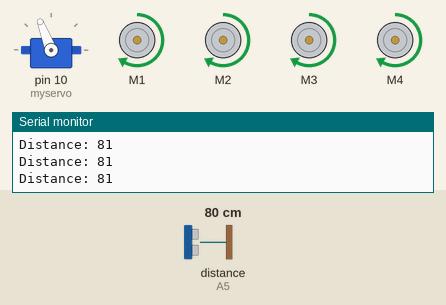
This sketch was run on a simulated Arduino Mega 2560, built with avr-gcc and run on an emulated ATmega2560. Parts: servo, 4 × DC motor (green arrow = forward, orange = backward, longer = faster), the last lines printed to the serial monitor. Inputs (shaded band) come from the test bench; at power-on: distance to the obstacle (sensor on A5) 80 cm. The echo pulse lasts 58.3 µs per cm.

Above: at 3.9 s.
4.0 s: distance to the obstacle (sensor on A5) set to 59 cm
5.5 s: distance to the obstacle (sensor on A5) set to 50 cm
At 7.0 s:
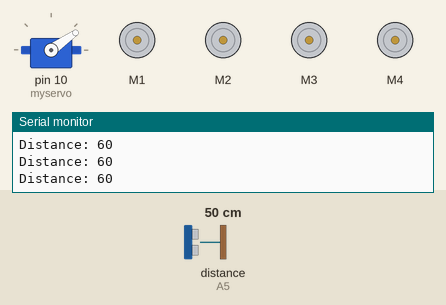
8.5 s: distance to the obstacle (sensor on A5) set to 173 cm
At 9.3 s:
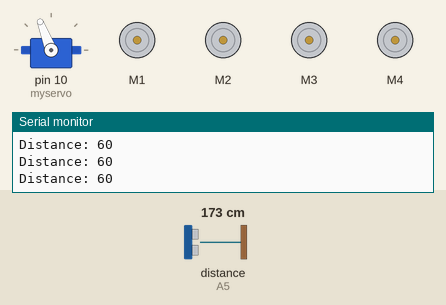
11.5 s: distance to the obstacle (sensor on A5) set to 2 cm
At 14.0 s:
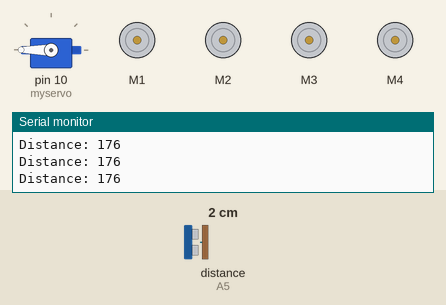
14.5 s: distance to the obstacle (sensor on A5) set to 60 cm
At 16.17 s:
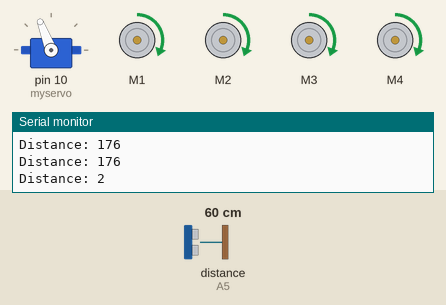
Timing chart, 0 to 17.9 s (numbered marks = the images above; inputs shaded):
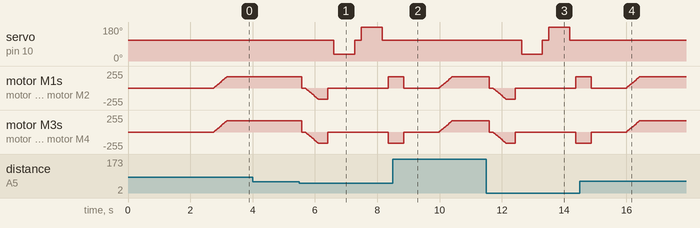

Measured:
- the behaviour switches between 55 and 54 cm on distance to the obstacle (sensor on A5) (found by bisection; images 0 and 1)
- after the input at 5.5 s, servo on pin 10 (myservo): 111° → 35° after 1.1 s, → 111° 0.67 s later, → 180° 0.20 s later, → 111° 0.67 s later
- after the input at 8.5 s, servo on pin 10 (myservo): stays 111° (without the input it goes to 35° after 2.5 s)
- after the input at 11.5 s, servo on pin 10 (myservo): 111° → 35° after 1.1 s, → 111° 0.67 s later, → 180° 0.20 s later, → 111° 0.67 s later
- after the input at 14.5 s, servo on pin 10 (myservo): stays 111° (without the input it goes to 35° after 2.5 s)

The sketch:

Obstacle_Avoiding_Car.ino
```cpp
#include <AFMotor.h>
#include <NewPing.h>
#include <Servo.h>

#define TRIG_PIN A4
#define ECHO_PIN A5
#define MAX_DISTANCE 200
#define MAX_SPEED 170 //sets speed of DC Motors
#define MAX_SPEED_OFFSET 20
#define LEFT_LED_PIN 26 //red
#define RIGHT_LED_PIN 43 //green

NewPing sonar(TRIG_PIN, ECHO_PIN, MAX_DISTANCE);

AF_DCMotor motor1(1, MOTOR12_1KHZ); //front right
AF_DCMotor motor2(2, MOTOR12_1KHZ);
AF_DCMotor motor3(3, MOTOR34_1KHZ);
AF_DCMotor motor4(4, MOTOR34_1KHZ);

//pushbutton state
/*
const int buttonPin = 38;
int buttonState = 0;
int lastButtonState = 0;
unsigned long lastDebounceTime = 0;
unsigned long debounceDelay = 50;
bool codeEnabled = true;
*/

Servo myservo;
bool goesFwd=false;
int distance = 100;
int speedSet = 0;


void setup() {
  //include pushbutton on/off controller
  //pinMode(buttonPin, INPUT);

  myservo.attach(10);
  myservo.write(111);
  Serial.begin(9600);
  delay(2000);
  distance = readPing();
  delay(100);
  distance = readPing();
  delay(100);
  distance = readPing();
  delay(100);
  distance = readPing();
  delay(100);
}

void loop() {

  int distR = 0;
  int distL = 0;
  delay(40);

  if (distance <=55){
    moveStop();
    delay(100);
    moveBackward();
    delay(300);
    moveStop();
    delay(200);
    distR = lookRight();
    delay(200);
    distL = lookLeft();
    delay(200);

    if(distR>=distL){
      turnRight();
      moveStop();

      // Turn on the right turn signal LED
    digitalWrite(RIGHT_LED_PIN, HIGH);
    delay(1000);  // Adjust the delay based on your preference
    digitalWrite(RIGHT_LED_PIN, LOW);
    }else
    {
      turnLeft();
      moveStop();

      // Turn on the left turn signal LED
    digitalWrite(LEFT_LED_PIN, HIGH);
    delay(1000);  // Adjust the delay based on your preference
    digitalWrite(LEFT_LED_PIN, LOW);
    }
  }else
  {
    moveForward();
  }

  Serial.print("Distance: ");
  Serial.println(distance);
  distance = readPing();
}

//servo looks right between the angles of 35-115 degrees
int lookRight(){
  myservo.write(35); //sets the servo angle positions
  delay(500);
  int distance = readPing();
  delay(100);
  myservo.write(111); //sets the servo angle position
  return distance;
}
//servo looks left between the angles of 180-115 degrees
int lookLeft(){
  myservo.write(180);
  delay(500);
  int distance = readPing();
  delay(100);
  myservo.write(111);
  return distance;
}
int readPing(){
  delay(70);
  int cm=sonar.ping_cm();
  if(cm==0) {
    cm=250;
  }
  return cm;
}
void moveStop(){
  motor1.run(RELEASE);
  motor2.run(RELEASE);
  motor3.run(RELEASE);
  motor4.run(RELEASE);
}
void moveForward(){
  if(!goesFwd)
  {
    goesFwd=true;
    motor1.run(FORWARD);
    motor2.run(FORWARD);
    motor3.run(FORWARD);
    motor4.run(FORWARD);
    for(speedSet =0; speedSet < MAX_SPEED; speedSet +=2)
    {
      motor1.setSpeed(speedSet);
      motor2.setSpeed(speedSet);
      motor3.setSpeed(speedSet);
      motor4.setSpeed(speedSet);
      delay(5);
    }
  }
}
void moveBackward(){

    goesFwd=false;
    motor1.run(BACKWARD);
    motor2.run(BACKWARD);
    motor3.run(BACKWARD);
    motor4.run(BACKWARD);
    for(speedSet =0; speedSet < MAX_SPEED; speedSet +=2)
    {
      motor1.setSpeed(speedSet);
      motor2.setSpeed(speedSet);
      motor3.setSpeed(speedSet);
      motor4.setSpeed(speedSet);
      delay(5);
    }
}
void turnRight() {
  motor1.run(FORWARD);
  motor2.run(FORWARD);
  motor3.run(BACKWARD);
  motor4.run(BACKWARD);
  delay(500);
  motor1.run(FORWARD);
  motor2.run(FORWARD);
  motor3.run(FORWARD);
  motor4.run(FORWARD);

}
void turnLeft() {
  motor1.run(BACKWARD);
  motor2.run(BACKWARD);
  motor3.run(FORWARD);
  motor4.run(FORWARD);
  delay(500);
  motor1.run(FORWARD);
  motor2.run(FORWARD);
  motor3.run(FORWARD);
  motor4.run(FORWARD);

}
```
